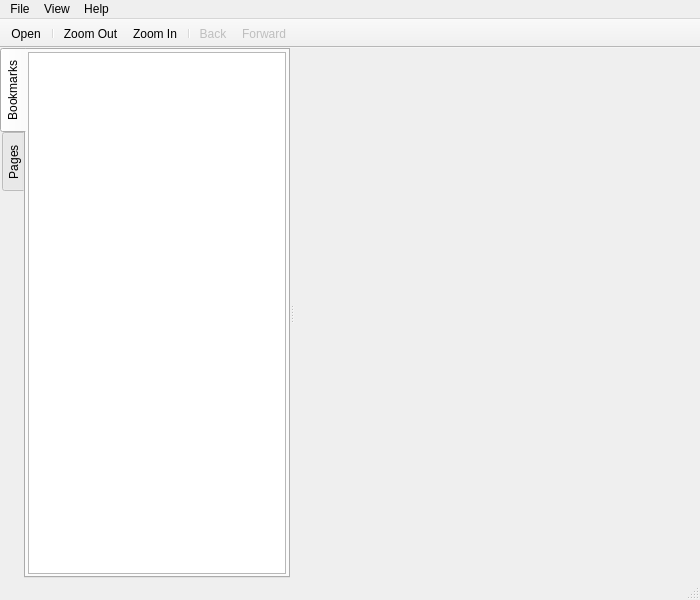
<?xml version="1.0" encoding="UTF-8"?>
<ui version="4.0">
 <class>MainWindow</class>
 <widget class="QMainWindow" name="MainWindow">
  <property name="geometry">
   <rect>
    <x>0</x>
    <y>0</y>
    <width>700</width>
    <height>600</height>
   </rect>
  </property>
  <property name="windowTitle">
   <string>DyberyPDF Reader</string>
  </property>
  <property name="unifiedTitleAndToolBarOnMac">
   <bool>true</bool>
  </property>
  <widget class="QWidget" name="centralWidget">
   <layout class="QVBoxLayout" name="verticalLayout">
    <property name="spacing">
     <number>0</number>
    </property>
    <property name="leftMargin">
     <number>0</number>
    </property>
    <property name="topMargin">
     <number>0</number>
    </property>
    <property name="rightMargin">
     <number>0</number>
    </property>
    <property name="bottomMargin">
     <number>0</number>
    </property>
    <item>
     <widget class="QWidget" name="widget" native="true">
      <layout class="QVBoxLayout" name="verticalLayout_2">
       <property name="spacing">
        <number>0</number>
       </property>
       <property name="leftMargin">
        <number>0</number>
       </property>
       <property name="topMargin">
        <number>0</number>
       </property>
       <property name="rightMargin">
        <number>0</number>
       </property>
       <property name="bottomMargin">
        <number>0</number>
       </property>
       <item>
        <widget class="QSplitter" name="splitter">
         <property name="orientation">
          <enum>Qt::Horizontal</enum>
         </property>
         <widget class="QTabWidget" name="tabWidget">
          <property name="sizePolicy">
           <sizepolicy hsizetype="Preferred" vsizetype="Expanding">
            <horstretch>0</horstretch>
            <verstretch>0</verstretch>
           </sizepolicy>
          </property>
          <property name="tabPosition">
           <enum>QTabWidget::West</enum>
          </property>
          <property name="currentIndex">
           <number>0</number>
          </property>
          <property name="documentMode">
           <bool>false</bool>
          </property>
          <widget class="QWidget" name="bookmarkTab">
           <attribute name="title">
            <string>Bookmarks</string>
           </attribute>
           <layout class="QVBoxLayout" name="verticalLayout_3">
            <property name="spacing">
             <number>0</number>
            </property>
            <property name="leftMargin">
             <number>2</number>
            </property>
            <property name="topMargin">
             <number>2</number>
            </property>
            <property name="rightMargin">
             <number>2</number>
            </property>
            <property name="bottomMargin">
             <number>2</number>
            </property>
            <item>
             <widget class="QTreeView" name="bookmarkView">
              <property name="sizePolicy">
               <sizepolicy hsizetype="Preferred" vsizetype="Expanding">
                <horstretch>0</horstretch>
                <verstretch>0</verstretch>
               </sizepolicy>
              </property>
              <property name="headerHidden">
               <bool>true</bool>
              </property>
             </widget>
            </item>
           </layout>
          </widget>
          <widget class="QWidget" name="pagesTab">
           <attribute name="title">
            <string>Pages</string>
           </attribute>
          </widget>
         </widget>
         <widget class="QPdfView" name="pdfView" native="true">
          <property name="sizePolicy">
           <sizepolicy hsizetype="Expanding" vsizetype="Expanding">
            <horstretch>10</horstretch>
            <verstretch>0</verstretch>
           </sizepolicy>
          </property>
         </widget>
        </widget>
       </item>
      </layout>
     </widget>
    </item>
   </layout>
  </widget>
  <widget class="QMenuBar" name="menuBar">
   <property name="geometry">
    <rect>
     <x>0</x>
     <y>0</y>
     <width>700</width>
     <height>22</height>
    </rect>
   </property>
   <widget class="QMenu" name="menuFile">
    <property name="title">
     <string>File</string>
    </property>
    <addaction name="actionOpen"/>
    <addaction name="actionQuit"/>
   </widget>
   <widget class="QMenu" name="menuHelp">
    <property name="title">
     <string>Help</string>
    </property>
    <addaction name="actionAbout"/>
    <addaction name="actionAbout_Qt"/>
   </widget>
   <widget class="QMenu" name="menuView">
    <property name="title">
     <string>View</string>
    </property>
    <addaction name="actionZoom_In"/>
    <addaction name="actionZoom_Out"/>
    <addaction name="actionPrevious_Page"/>
    <addaction name="actionNext_Page"/>
    <addaction name="separator"/>
    <addaction name="actionContinuous"/>
   </widget>
   <addaction name="menuFile"/>
   <addaction name="menuView"/>
   <addaction name="menuHelp"/>
  </widget>
  <widget class="QToolBar" name="mainToolBar">
   <property name="movable">
    <bool>false</bool>
   </property>
   <property name="floatable">
    <bool>false</bool>
   </property>
   <attribute name="toolBarArea">
    <enum>TopToolBarArea</enum>
   </attribute>
   <attribute name="toolBarBreak">
    <bool>false</bool>
   </attribute>
   <addaction name="actionOpen"/>
   <addaction name="separator"/>
   <addaction name="actionZoom_Out"/>
   <addaction name="actionZoom_In"/>
   <addaction name="separator"/>
   <addaction name="actionBack"/>
   <addaction name="actionForward"/>
  </widget>
  <widget class="QStatusBar" name="statusBar"/>
  <action name="actionOpen">
   <property name="icon">
    <iconset theme="document-open" resource="resources.qrc">
     <normaloff>:/icons/images/document-open.svgz</normaloff>:/icons/images/document-open.svgz</iconset>
   </property>
   <property name="text">
    <string>Open...</string>
   </property>
   <property name="shortcut">
    <string>Ctrl+O</string>
   </property>
  </action>
  <action name="actionQuit">
   <property name="icon">
    <iconset theme="application-exit">
     <normaloff>.</normaloff>.</iconset>
   </property>
   <property name="text">
    <string>Quit</string>
   </property>
   <property name="shortcut">
    <string>Ctrl+Q</string>
   </property>
  </action>
  <action name="actionAbout">
   <property name="icon">
    <iconset theme="help-about">
     <normaloff>.</normaloff>.</iconset>
   </property>
   <property name="text">
    <string>About</string>
   </property>
  </action>
  <action name="actionAbout_Qt">
   <property name="text">
    <string>About Qt</string>
   </property>
  </action>
  <action name="actionZoom_In">
   <property name="icon">
    <iconset theme="zoom-in" resource="resources.qrc">
     <normaloff>:/icons/images/zoom-in.svgz</normaloff>:/icons/images/zoom-in.svgz</iconset>
   </property>
   <property name="text">
    <string>Zoom In</string>
   </property>
   <property name="shortcut">
    <string>Ctrl++</string>
   </property>
  </action>
  <action name="actionZoom_Out">
   <property name="icon">
    <iconset theme="zoom-out" resource="resources.qrc">
     <normaloff>:/icons/images/zoom-out.svgz</normaloff>:/icons/images/zoom-out.svgz</iconset>
   </property>
   <property name="text">
    <string>Zoom Out</string>
   </property>
   <property name="shortcut">
    <string>Ctrl+-</string>
   </property>
  </action>
  <action name="actionPrevious_Page">
   <property name="icon">
    <iconset theme="go-previous-view-page" resource="resources.qrc">
     <normaloff>:/icons/images/go-previous-view-page.svgz</normaloff>:/icons/images/go-previous-view-page.svgz</iconset>
   </property>
   <property name="text">
    <string>Previous Page</string>
   </property>
   <property name="shortcut">
    <string>PgUp</string>
   </property>
  </action>
  <action name="actionNext_Page">
   <property name="icon">
    <iconset theme="go-next-view-page" resource="resources.qrc">
     <normaloff>:/icons/images/go-next-view-page.svgz</normaloff>:/icons/images/go-next-view-page.svgz</iconset>
   </property>
   <property name="text">
    <string>Next Page</string>
   </property>
   <property name="shortcut">
    <string>PgDown</string>
   </property>
  </action>
  <action name="actionContinuous">
   <property name="checkable">
    <bool>true</bool>
   </property>
   <property name="text">
    <string>Continuous</string>
   </property>
  </action>
  <action name="actionBack">
   <property name="enabled">
    <bool>false</bool>
   </property>
   <property name="icon">
    <iconset resource="resources.qrc">
     <normaloff>:/icons/images/go-previous-view.svgz</normaloff>:/icons/images/go-previous-view.svgz</iconset>
   </property>
   <property name="text">
    <string>Back</string>
   </property>
   <property name="toolTip">
    <string>back to previous view</string>
   </property>
  </action>
  <action name="actionForward">
   <property name="enabled">
    <bool>false</bool>
   </property>
   <property name="icon">
    <iconset resource="resources.qrc">
     <normaloff>:/icons/images/go-next-view.svgz</normaloff>:/icons/images/go-next-view.svgz</iconset>
   </property>
   <property name="text">
    <string>Forward</string>
   </property>
   <property name="toolTip">
    <string>forward to next view</string>
   </property>
  </action>
 </widget>
 <layoutdefault spacing="6" margin="11"/>
 <customwidgets>
  <customwidget>
   <class>QPdfView</class>
   <extends>QWidget</extends>
   <header location="global">qpdfview.h</header>
   <container>1</container>
  </customwidget>
 </customwidgets>
 <resources>
  <include location="resources.qrc"/>
 </resources>
 <connections/>
</ui>
